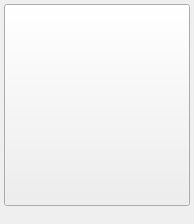
<?xml version="1.0" encoding="UTF-8"?>
<ui version="4.0">
 <class>LaunchWidgetClass</class>
 <widget class="VxWidgetBase" name="LaunchWidgetClass">
  <property name="geometry">
   <rect>
    <x>0</x>
    <y>0</y>
    <width>194</width>
    <height>224</height>
   </rect>
  </property>
  <property name="windowTitle">
   <string>Form</string>
  </property>
  <layout class="QGridLayout" name="gridLayout">
   <property name="leftMargin">
    <number>2</number>
   </property>
   <property name="topMargin">
    <number>2</number>
   </property>
   <property name="rightMargin">
    <number>2</number>
   </property>
   <property name="bottomMargin">
    <number>2</number>
   </property>
   <property name="spacing">
    <number>0</number>
   </property>
   <item row="0" column="0">
    <widget class="QFrame" name="frame">
     <property name="frameShape">
      <enum>QFrame::NoFrame</enum>
     </property>
     <property name="frameShadow">
      <enum>QFrame::Plain</enum>
     </property>
     <layout class="QVBoxLayout" name="verticalLayout">
      <property name="spacing">
       <number>0</number>
      </property>
      <property name="leftMargin">
       <number>2</number>
      </property>
      <property name="topMargin">
       <number>2</number>
      </property>
      <property name="rightMargin">
       <number>2</number>
      </property>
      <property name="bottomMargin">
       <number>2</number>
      </property>
      <item>
       <widget class="VxPushButton" name="m_LaunchButton">
        <property name="sizePolicy">
         <sizepolicy hsizetype="Expanding" vsizetype="Expanding">
          <horstretch>0</horstretch>
          <verstretch>0</verstretch>
         </sizepolicy>
        </property>
        <property name="sizeIncrement">
         <size>
          <width>0</width>
          <height>0</height>
         </size>
        </property>
        <property name="baseSize">
         <size>
          <width>0</width>
          <height>0</height>
         </size>
        </property>
        <property name="text">
         <string/>
        </property>
       </widget>
      </item>
      <item>
       <widget class="VxLabel" name="m_LauchLabel">
        <property name="sizePolicy">
         <sizepolicy hsizetype="Expanding" vsizetype="Preferred">
          <horstretch>0</horstretch>
          <verstretch>0</verstretch>
         </sizepolicy>
        </property>
        <property name="text">
         <string notr="true"/>
        </property>
        <property name="scaledContents">
         <bool>false</bool>
        </property>
        <property name="alignment">
         <set>Qt::AlignHCenter|Qt::AlignTop</set>
        </property>
        <property name="wordWrap">
         <bool>true</bool>
        </property>
       </widget>
      </item>
     </layout>
    </widget>
   </item>
  </layout>
 </widget>
 <customwidgets>
  <customwidget>
   <class>VxPushButton</class>
   <extends>QPushButton</extends>
   <header>VxPushButton.h</header>
  </customwidget>
  <customwidget>
   <class>VxWidgetBase</class>
   <extends>QWidget</extends>
   <header location="global">VxWidgetBase.h</header>
   <container>1</container>
  </customwidget>
  <customwidget>
   <class>VxLabel</class>
   <extends>QLabel</extends>
   <header>VxLabel.h</header>
  </customwidget>
 </customwidgets>
 <resources/>
 <connections/>
</ui>
